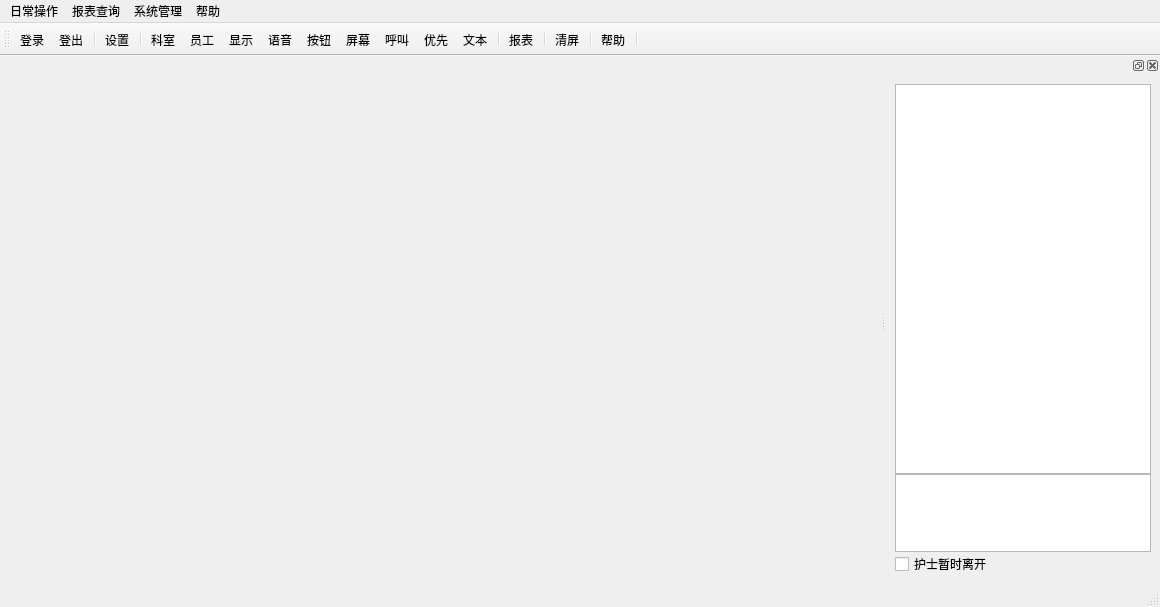
<?xml version="1.0" encoding="UTF-8"?>
<ui version="4.0">
 <class>MainWindow</class>
 <widget class="QMainWindow" name="MainWindow">
  <property name="geometry">
   <rect>
    <x>0</x>
    <y>0</y>
    <width>1160</width>
    <height>607</height>
   </rect>
  </property>
  <property name="windowTitle">
   <string>示例程序</string>
  </property>
  <widget class="QWidget" name="centralwidget">
   <layout class="QGridLayout" name="gridLayout">
    <item row="0" column="0">
     <widget class="QFrame" name="frame_group_queue_information">
      <property name="frameShadow">
       <enum>QFrame::Raised</enum>
      </property>
      <property name="lineWidth">
       <number>1</number>
      </property>
      <property name="midLineWidth">
       <number>0</number>
      </property>
     </widget>
    </item>
   </layout>
  </widget>
  <widget class="QMenuBar" name="menubar">
   <property name="geometry">
    <rect>
     <x>0</x>
     <y>0</y>
     <width>1160</width>
     <height>24</height>
    </rect>
   </property>
   <widget class="QMenu" name="menu">
    <property name="title">
     <string>日常操作</string>
    </property>
    <addaction name="action_login"/>
    <addaction name="action_loginout"/>
    <addaction name="action_edit_password"/>
    <addaction name="separator"/>
    <addaction name="action_publish_message"/>
    <addaction name="action_publish_queue_message"/>
    <addaction name="action_reset"/>
    <addaction name="action_communication_message"/>
    <addaction name="action_rooling_message"/>
    <addaction name="action_take_number"/>
    <addaction name="action_mass_deletion_number"/>
    <addaction name="separator"/>
    <addaction name="action_rest_noon"/>
    <addaction name="action_exit"/>
   </widget>
   <widget class="QMenu" name="menu_2">
    <property name="title">
     <string>报表查询</string>
    </property>
   </widget>
   <widget class="QMenu" name="menu_3">
    <property name="title">
     <string>系统管理</string>
    </property>
   </widget>
   <widget class="QMenu" name="menu_4">
    <property name="title">
     <string>帮助</string>
    </property>
   </widget>
   <addaction name="menu"/>
   <addaction name="menu_2"/>
   <addaction name="menu_3"/>
   <addaction name="menu_4"/>
  </widget>
  <widget class="QStatusBar" name="statusbar"/>
  <widget class="QToolBar" name="toolBar">
   <property name="windowTitle">
    <string>toolBar</string>
   </property>
   <property name="toolButtonStyle">
    <enum>Qt::ToolButtonTextBesideIcon</enum>
   </property>
   <attribute name="toolBarArea">
    <enum>TopToolBarArea</enum>
   </attribute>
   <attribute name="toolBarBreak">
    <bool>false</bool>
   </attribute>
   <addaction name="action_login"/>
   <addaction name="action_loginout"/>
   <addaction name="separator"/>
   <addaction name="action_setting"/>
   <addaction name="separator"/>
   <addaction name="action_group_manage"/>
   <addaction name="action_staff_manage"/>
   <addaction name="action_display_manage"/>
   <addaction name="action_sound_manage"/>
   <addaction name="action_button_manage"/>
   <addaction name="action_screen_manage"/>
   <addaction name="action_call_manage"/>
   <addaction name="action_priority_manage"/>
   <addaction name="action_text_manage"/>
   <addaction name="separator"/>
   <addaction name="action_report"/>
   <addaction name="separator"/>
   <addaction name="action_clear_screen"/>
   <addaction name="separator"/>
   <addaction name="action_help"/>
   <addaction name="separator"/>
  </widget>
  <widget class="QDockWidget" name="dockWidget">
   <attribute name="dockWidgetArea">
    <number>2</number>
   </attribute>
   <widget class="QWidget" name="dockWidgetContents">
    <layout class="QGridLayout" name="gridLayout_2">
     <item row="0" column="0">
      <layout class="QVBoxLayout" name="verticalLayout" stretch="5,1,0">
       <property name="spacing">
        <number>0</number>
       </property>
       <item>
        <widget class="QTableView" name="tableView_login_message">
         <property name="sizePolicy">
          <sizepolicy hsizetype="Fixed" vsizetype="Expanding">
           <horstretch>0</horstretch>
           <verstretch>0</verstretch>
          </sizepolicy>
         </property>
        </widget>
       </item>
       <item>
        <widget class="QTextEdit" name="textEdit_information"/>
       </item>
       <item>
        <widget class="QCheckBox" name="checkBox">
         <property name="sizePolicy">
          <sizepolicy hsizetype="Fixed" vsizetype="Fixed">
           <horstretch>0</horstretch>
           <verstretch>0</verstretch>
          </sizepolicy>
         </property>
         <property name="text">
          <string>护士暂时离开</string>
         </property>
        </widget>
       </item>
      </layout>
     </item>
    </layout>
   </widget>
  </widget>
  <action name="action_login">
   <property name="icon">
    <iconset resource="res.qrc">
     <normaloff>:/icon/icon/login.png</normaloff>:/icon/icon/login.png</iconset>
   </property>
   <property name="text">
    <string>登录</string>
   </property>
  </action>
  <action name="action_loginout">
   <property name="icon">
    <iconset resource="res.qrc">
     <normaloff>:/icon/icon/logout.webp</normaloff>:/icon/icon/logout.webp</iconset>
   </property>
   <property name="text">
    <string>登出</string>
   </property>
  </action>
  <action name="action_edit_password">
   <property name="text">
    <string>修改密码</string>
   </property>
  </action>
  <action name="action_publish_message">
   <property name="text">
    <string>发布公告</string>
   </property>
  </action>
  <action name="action_publish_queue_message">
   <property name="text">
    <string>发布当前叫号</string>
   </property>
  </action>
  <action name="action_reset">
   <property name="text">
    <string>复位</string>
   </property>
  </action>
  <action name="action_communication_message">
   <property name="text">
    <string>通讯信息</string>
   </property>
  </action>
  <action name="action_rooling_message">
   <property name="text">
    <string>滚动信息</string>
   </property>
  </action>
  <action name="action_take_number">
   <property name="text">
    <string>取号</string>
   </property>
  </action>
  <action name="action_mass_deletion_number">
   <property name="text">
    <string>批量消号</string>
   </property>
  </action>
  <action name="action_rest_noon">
   <property name="text">
    <string>中午休息</string>
   </property>
  </action>
  <action name="action_exit">
   <property name="text">
    <string>退出</string>
   </property>
  </action>
  <action name="action_setting">
   <property name="icon">
    <iconset resource="res.qrc">
     <normaloff>:/icon/icon/gear.ico</normaloff>:/icon/icon/gear.ico</iconset>
   </property>
   <property name="text">
    <string>设置</string>
   </property>
  </action>
  <action name="action_group_manage">
   <property name="icon">
    <iconset resource="res.qrc">
     <normaloff>:/icon/icon/edit_group.ico</normaloff>:/icon/icon/edit_group.ico</iconset>
   </property>
   <property name="text">
    <string>科室</string>
   </property>
  </action>
  <action name="action_staff_manage">
   <property name="icon">
    <iconset resource="res.qrc">
     <normaloff>:/icon/icon/edit_user.ico</normaloff>:/icon/icon/edit_user.ico</iconset>
   </property>
   <property name="text">
    <string>员工</string>
   </property>
  </action>
  <action name="action_display_manage">
   <property name="icon">
    <iconset resource="res.qrc">
     <normaloff>:/icon/icon/thumbnail.ico</normaloff>:/icon/icon/thumbnail.ico</iconset>
   </property>
   <property name="text">
    <string>显示</string>
   </property>
  </action>
  <action name="action_sound_manage">
   <property name="icon">
    <iconset resource="res.qrc">
     <normaloff>:/icon/icon/irkickflash.ico</normaloff>:/icon/icon/irkickflash.ico</iconset>
   </property>
   <property name="text">
    <string>语音</string>
   </property>
  </action>
  <action name="action_button_manage">
   <property name="icon">
    <iconset resource="res.qrc">
     <normaloff>:/icon/icon/month.ico</normaloff>:/icon/icon/month.ico</iconset>
   </property>
   <property name="text">
    <string>按钮</string>
   </property>
  </action>
  <action name="action_screen_manage">
   <property name="text">
    <string>屏幕</string>
   </property>
  </action>
  <action name="action_call_manage">
   <property name="text">
    <string>呼叫</string>
   </property>
  </action>
  <action name="action_priority_manage">
   <property name="text">
    <string>优先</string>
   </property>
  </action>
  <action name="action_text_manage">
   <property name="text">
    <string>文本</string>
   </property>
  </action>
  <action name="action_clear_screen">
   <property name="text">
    <string>清屏</string>
   </property>
  </action>
  <action name="action_help">
   <property name="text">
    <string>帮助</string>
   </property>
  </action>
  <action name="action_report">
   <property name="icon">
    <iconset resource="res.qrc">
     <normaloff>:/icon/icon/file.ico</normaloff>:/icon/icon/file.ico</iconset>
   </property>
   <property name="text">
    <string>报表</string>
   </property>
  </action>
 </widget>
 <resources>
  <include location="res.qrc"/>
 </resources>
 <connections/>
</ui>
